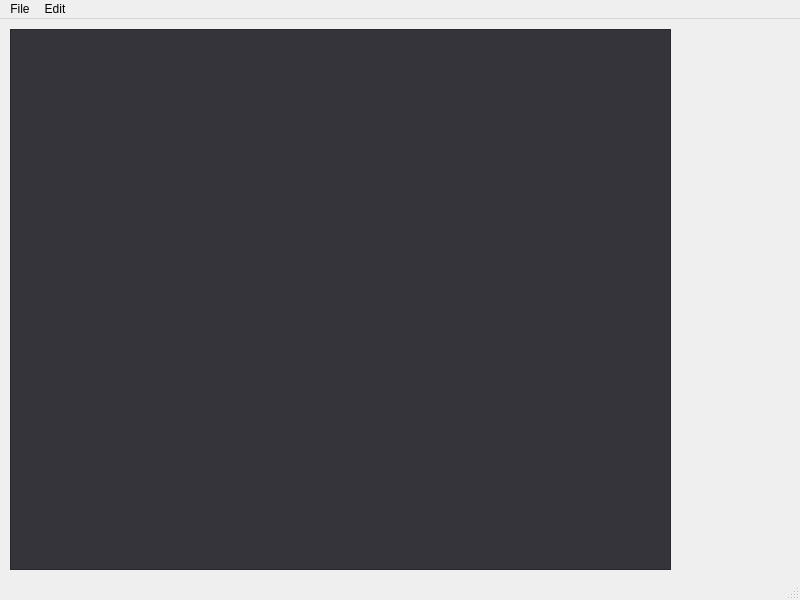
<?xml version="1.0" encoding="UTF-8"?>
<ui version="4.0">
 <class>MainWindow</class>
 <widget class="QMainWindow" name="MainWindow">
  <property name="geometry">
   <rect>
    <x>0</x>
    <y>0</y>
    <width>800</width>
    <height>600</height>
   </rect>
  </property>
  <property name="font">
   <font>
    <family>Segoe UI Symbol</family>
   </font>
  </property>
  <property name="windowTitle">
   <string>QtTextEditor</string>
  </property>
  <property name="unifiedTitleAndToolBarOnMac">
   <bool>false</bool>
  </property>
  <widget class="QWidget" name="centralwidget">
   <widget class="QWidget" name="verticalLayoutWidget">
    <property name="geometry">
     <rect>
      <x>10</x>
      <y>10</y>
      <width>661</width>
      <height>541</height>
     </rect>
    </property>
    <layout class="QVBoxLayout" name="verticalLayout">
     <item>
      <widget class="QTextEdit" name="textEdit">
       <property name="font">
        <font>
         <family>Segoe UI</family>
         <pointsize>12</pointsize>
        </font>
       </property>
       <property name="autoFillBackground">
        <bool>false</bool>
       </property>
       <property name="styleSheet">
        <string notr="true">background-color: rgb(52, 52, 58);
color: rgb(222, 222, 222)</string>
       </property>
      </widget>
     </item>
    </layout>
   </widget>
  </widget>
  <widget class="QMenuBar" name="menubar">
   <property name="geometry">
    <rect>
     <x>0</x>
     <y>0</y>
     <width>800</width>
     <height>21</height>
    </rect>
   </property>
   <widget class="QMenu" name="menuFile">
    <property name="title">
     <string>File</string>
    </property>
    <addaction name="actionNew"/>
    <addaction name="actionOpen"/>
    <addaction name="actionSave_as"/>
    <addaction name="actionPrint"/>
    <addaction name="actionExit"/>
   </widget>
   <widget class="QMenu" name="menuEdit">
    <property name="title">
     <string>Edit</string>
    </property>
    <addaction name="actionCopy"/>
    <addaction name="actionPaste"/>
    <addaction name="actionCut"/>
    <addaction name="actionUndo"/>
    <addaction name="actionRedo"/>
   </widget>
   <addaction name="menuFile"/>
   <addaction name="menuEdit"/>
  </widget>
  <widget class="QStatusBar" name="statusbar"/>
  <action name="actionNew">
   <property name="icon">
    <iconset resource="Resources.qrc">
     <normaloff>:/images/add-black-18dp.svg</normaloff>:/images/add-black-18dp.svg</iconset>
   </property>
   <property name="text">
    <string>New</string>
   </property>
  </action>
  <action name="actionOpen">
   <property name="icon">
    <iconset resource="Resources.qrc">
     <normaloff>:/images/launch-black-18dp.svg</normaloff>:/images/launch-black-18dp.svg</iconset>
   </property>
   <property name="text">
    <string>Open</string>
   </property>
  </action>
  <action name="actionSave_as">
   <property name="icon">
    <iconset resource="Resources.qrc">
     <normaloff>:/images/save-black-18dp.svg</normaloff>:/images/save-black-18dp.svg</iconset>
   </property>
   <property name="text">
    <string>Save as</string>
   </property>
   <property name="shortcut">
    <string>Ctrl+S</string>
   </property>
  </action>
  <action name="actionPrint">
   <property name="icon">
    <iconset resource="Resources.qrc">
     <normaloff>:/images/print-black-18dp.svg</normaloff>:/images/print-black-18dp.svg</iconset>
   </property>
   <property name="text">
    <string>Print</string>
   </property>
  </action>
  <action name="actionExit">
   <property name="text">
    <string>Exit</string>
   </property>
  </action>
  <action name="actionCopy">
   <property name="icon">
    <iconset resource="Resources.qrc">
     <normaloff>:/images/content_copy-black-18dp.svg</normaloff>:/images/content_copy-black-18dp.svg</iconset>
   </property>
   <property name="text">
    <string>Copy</string>
   </property>
  </action>
  <action name="actionPaste">
   <property name="icon">
    <iconset resource="Resources.qrc">
     <normaloff>:/images/content_paste-black-18dp.svg</normaloff>:/images/content_paste-black-18dp.svg</iconset>
   </property>
   <property name="text">
    <string>Paste</string>
   </property>
  </action>
  <action name="actionCut">
   <property name="icon">
    <iconset resource="Resources.qrc">
     <normaloff>:/images/content_cut-black-18dp.svg</normaloff>:/images/content_cut-black-18dp.svg</iconset>
   </property>
   <property name="text">
    <string>Cut</string>
   </property>
  </action>
  <action name="actionUndo">
   <property name="icon">
    <iconset resource="Resources.qrc">
     <normaloff>:/images/undo-black-18dp.svg</normaloff>:/images/undo-black-18dp.svg</iconset>
   </property>
   <property name="text">
    <string>Undo</string>
   </property>
  </action>
  <action name="actionRedo">
   <property name="icon">
    <iconset resource="Resources.qrc">
     <normaloff>:/images/redo-black-18dp.svg</normaloff>:/images/redo-black-18dp.svg</iconset>
   </property>
   <property name="text">
    <string>Redo</string>
   </property>
  </action>
 </widget>
 <resources>
  <include location="Resources.qrc"/>
 </resources>
 <connections/>
</ui>
